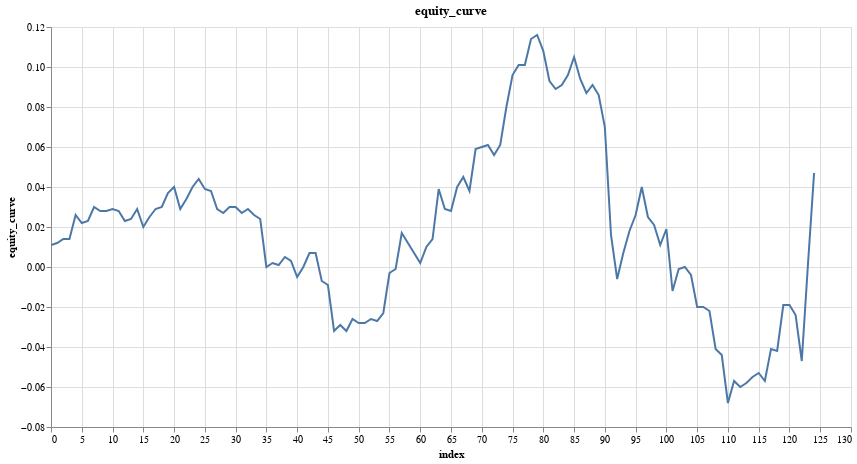

Write notebook code for a chart like this one.
### Code cell
features = ['close_log_return_lag_1']
model = LinearModel(len(features))
model_trades = research.learn_model_trades(ts.drop_nulls(), features, target, model, loss=nn.L1Loss())
research.plot_column(model_trades,'equity_curve')

### Figure 1 — Vega specification as saved in the notebook (floating-point values rounded to 4 significant figures)
{"$schema": "https://vega.github.io/schema/vega/v5.json", "data": [{"name": "param_9_store"}, {"name": "source_0", "values": [{"equity_curve": 0.011, "index": 0}, {"equity_curve": 0.012, "index": 1}, {"equity_curve": 0.014, "index": 2}, {"equity_curve": 0.014, "index": 3}, {"equity_curve": 0.026, "index": 4}, {"equity_curve": 0.022, "index": 5}, {"equity_curve": 0.023, "index": 6}, {"equity_curve": 0.03, "index": 7}, {"equity_curve": 0.028, "index": 8}, {"equity_curve": 0.028, "index": 9}, {"equity_curve": 0.029, "index": 10}, {"equity_curve": 0.028, "index": 11}, {"equity_curve": 0.023, "index": 12}, {"equity_curve": 0.024, "index": 13}, {"equity_curve": 0.029, "index": 14}, {"equity_curve": 0.02, "index": 15}, {"equity_curve": 0.025, "index": 16}, {"equity_curve": 0.029, "index": 17}, {"equity_curve": 0.03, "index": 18}, {"equity_curve": 0.037, "index": 19}, {"equity_curve": 0.04, "index": 20}, {"equity_curve": 0.029, "index": 21}, {"equity_curve": 0.034, "index": 22}, {"equity_curve": 0.04, "index": 23}, {"equity_curve": 0.044, "index": 24}, {"equity_curve": 0.039, "index": 25}, {"equity_curve": 0.038, "index": 26}, {"equity_curve": 0.029, "index": 27}, {"equity_curve": 0.027, "index": 28}, {"equity_curve": 0.03, "index": 29}, {"equity_curve": 0.03, "index": 30}, {"equity_curve": 0.027, "index": 31}, {"equity_curve": 0.029, "index": 32}, {"equity_curve": 0.026, "index": 33}, {"equity_curve": 0.024, "index": 34}, {"equity_curve": -0.0, "index": 35}, {"equity_curve": 0.002, "index": 36}, {"equity_curve": 0.001, "index": 37}, {"equity_curve": 0.005, "index": 38}, {"equity_curve": 0.003, "index": 39}, {"equity_curve": -0.005, "index": 40}, {"equity_curve": 0.0, "index": 41}, {"equity_curve": 0.007, "index": 42}, {"equity_curve": 0.007, "index": 43}, {"equity_curve": -0.007, "index": 44}, {"equity_curve": -0.009, "index": 45}, {"equity_curve": -0.032, "index": 46}, {"equity_curve": -0.029, "index": 47}, {"equity_curve": -0.032, "index": 48}, {"equity_curve": -0.026, "index": 49}, {"equity_curve": -0.028, "index": 50}, {"equity_curve": -0.028, "index": 51}, {"equity_curve": -0.026, "index": 52}, {"equity_curve": -0.027, "index": 53}, {"equity_curve": -0.023, "index": 54}, {"equity_curve": -0.003, "index": 55}, {"equity_curve": -0.001, "index": 56}, {"equity_curve": 0.017, "index": 57}, {"equity_curve": 0.012, "index": 58}, {"equity_curve": 0.007, "index": 59}, {"equity_curve": 0.002, "index": 60}, {"equity_curve": 0.01, "index": 61}, {"equity_curve": 0.014, "index": 62}, {"equity_curve": 0.039, "index": 63}, {"equity_curve": 0.029, "index": 64}, {"equity_curve": 0.028, "index": 65}, {"equity_curve": 0.04, "index": 66}, {"equity_curve": 0.045, "index": 67}, {"equity_curve": 0.038, "index": 68}, {"equity_curve": 0.059, "index": 69}, {"equity_curve": 0.06, "index": 70}, {"equity_curve": 0.061, "index": 71}, {"equity_curve": 0.056, "index": 72}, {"equity_curve": 0.061, "index": 73}, {"equity_curve": 0.08, "index": 74}, {"equity_curve": 0.096, "index": 75}, {"equity_curve": 0.101, "index": 76}, {"equity_curve": 0.101, "index": 77}, {"equity_curve": 0.114, "index": 78}, {"equity_curve": 0.116, "index": 79}, {"equity_curve": 0.108, "index": 80}, {"equity_curve": 0.093, "index": 81}, {"equity_curve": 0.089, "index": 82}, {"equity_curve": 0.091, "index": 83}, {"equity_curve": 0.096, "index": 84}, {"equity_curve": 0.105, "index": 85}, {"equity_curve": 0.094, "index": 86}, {"equity_curve": 0.087, "index": 87}, {"equity_curve": 0.091, "index": 88}, {"equity_curve": 0.086, "index": 89}, {"equity_curve": 0.07, "index": 90}, {"equity_curve": 0.016, "index": 91}, {"equity_curve": -0.006, "index": 92}, {"equity_curve": 0.007, "index": 93}, {"equity_curve": 0.018, "index": 94}, {"equity_curve": 0.026, "index": 95}, {"equity_curve": 0.04, "index": 96}, {"equity_curve": 0.025, "index": 97}, {"equity_curve": 0.021, "index": 98}, {"equity_curve": 0.011, "index": 99}, {"equity_curve": 0.019, "index": 100}, {"equity_curve": -0.012, "index": 101}, {"equity_curve": -0.001, "index": 102}, {"equity_curve": 0.0, "index": 103}, {"equity_curve": -0.004, "index": 104}, {"equity_curve": -0.02, "index": 105}, {"equity_curve": -0.02, "index": 106}, {"equity_curve": -0.022, "index": 107}, {"equity_curve": -0.041, "index": 108}, {"equity_curve": -0.044, "index": 109}, {"equity_curve": -0.068, "index": 110}, {"equity_curve": -0.057, "index": 111}, {"equity_curve": -0.06, "index": 112}, {"equity_curve": -0.058, "index": 113}, {"equity_curve": -0.055, "index": 114}, {"equity_curve": -0.053, "index": 115}, {"equity_curve": -0.057, "index": 116}, {"equity_curve": -0.041, "index": 117}, {"equity_curve": -0.042, "index": 118}, {"equity_curve": -0.019, "index": 119}, {"equity_curve": -0.019, "index": 120}, {"equity_curve": -0.024, "index": 121}, {"equity_curve": -0.047, "index": 122}, {"equity_curve": 0.001, "index": 123}, {"equity_curve": 0.047, "index": 124}]}, {"name": "source_0_x_domain_index", "values": [{"min": 0, "max": 124}]}, {"name": "source_0_y_domain_equity_curve", "values": [{"min": -0.068, "max": 0.116}]}], "signals": [{"name": "unit", "value": {}, "on": [{"events": "pointermove", "update": "isTuple(group()) ? group() : unit"}]}, {"name": "param_9", "update": "vlSelectionResolve(\"param_9_store\", \"union\")"}, {"name": "param_9_index", "on": [{"events": [{"source": "view", "type": "dblclick"}], "update": "null"}, {"events": {"signal": "param_9_translate_delta"}, "update": "panLinear(param_9_translate_anchor.extent_x, -param_9_translate_delta.x / width)"}, {"events": {"signal": "param_9_zoom_delta"}, "update": "zoomLinear(domain(\"x\"), param_9_zoom_anchor.x, param_9_zoom_delta)"}]}, {"name": "param_9_equity_curve", "on": [{"events": [{"source": "view", "type": "dblclick"}], "update": "null"}, {"events": {"signal": "param_9_translate_delta"}, "update": "panLinear(param_9_translate_anchor.extent_y, param_9_translate_delta.y / height)"}, {"events": {"signal": "param_9_zoom_delta"}, "update": "zoomLinear(domain(\"y\"), param_9_zoom_anchor.y, param_9_zoom_delta)"}]}, {"name": "param_9_tuple", "on": [{"events": [{"signal": "param_9_index || param_9_equity_curve"}], "update": "param_9_index && param_9_equity_curve ? {unit: \"\", fields: param_9_tuple_fields, values: [param_9_index,param_9_equity_curve]} : null"}]}, {"name": "param_9_tuple_fields", "value": [{"field": "index", "channel": "x", "type": "R"}, {"field": "equity_curve", "channel": "y", "type": "R"}]}, {"name": "param_9_translate_anchor", "value": {}, "on": [{"events": [{"source": "scope", "type": "pointerdown"}], "update": "{x: x(unit), y: y(unit), extent_x: domain(\"x\"), extent_y: domain(\"y\")}"}]}, {"name": "param_9_translate_delta", "value": {}, "on": [{"events": [{"source": "window", "between": [{"source": "scope", "type": "pointerdown"}, {"source": "window", "type": "pointerup"}], "consume": true, "type": "pointermove"}], "update": "{x: param_9_translate_anchor.x - x(unit), y: param_9_translate_anchor.y - y(unit)}"}]}, {"name": "param_9_zoom_anchor", "on": [{"events": [{"source": "scope", "consume": true, "type": "wheel"}], "update": "{x: invert(\"x\", x(unit)), y: invert(\"y\", y(unit))}"}]}, {"name": "param_9_zoom_delta", "on": [{"events": [{"source": "scope", "consume": true, "type": "wheel"}], "update": "pow(1.001, event.deltaY * pow(16, event.deltaMode))", "force": true}]}, {"name": "param_9_modify", "on": [{"events": {"signal": "param_9_tuple"}, "update": "modify(\"param_9_store\", param_9_tuple, true)"}]}], "marks": [{"type": "line", "name": "marks", "from": {"data": "source_0"}, "sort": {"field": "x"}, "encode": {"update": {"y": {"field": "equity_curve", "scale": "y"}, "defined": {"signal": "isValid(datum[\"index\"]) && isFinite(+datum[\"index\"]) && isValid(datum[\"equity_curve\"]) && isFinite(+datum[\"equity_curve\"])"}, "tooltip": {"signal": "{\"index\": format(datum[\"index\"], \"\"), \"equity_curve\": format(datum[\"equity_curve\"], \"\")}"}, "stroke": {"value": "#4c78a8"}, "x": {"field": "index", "scale": "x"}}}, "style": ["line"], "clip": true, "interactive": true}], "scales": [{"name": "x", "type": "linear", "domain": [{"signal": "(data(\"source_0_x_domain_index\")[0] || {}).min"}, {"signal": "(data(\"source_0_x_domain_index\")[0] || {}).max"}], "range": [0, {"signal": "width"}], "nice": true, "domainRaw": {"signal": "param_9[\"index\"]"}, "zero": false}, {"name": "y", "type": "linear", "domain": [{"signal": "(data(\"source_0_y_domain_equity_curve\")[0] || {}).min"}, {"signal": "(data(\"source_0_y_domain_equity_curve\")[0] || {}).max"}], "range": [{"signal": "height"}, 0], "domainRaw": {"signal": "param_9[\"equity_curve\"]"}, "nice": true, "zero": true}], "axes": [{"scale": "x", "gridScale": "y", "zindex": 0, "tickCount": {"signal": "ceil(width/40)"}, "minExtent": 0, "labels": false, "domain": false, "ticks": false, "aria": false, "orient": "bottom", "grid": true, "maxExtent": 0}, {"scale": "y", "maxExtent": 0, "grid": true, "labels": false, "tickCount": {"signal": "ceil(height/40)"}, "orient": "left", "aria": false, "minExtent": 0, "ticks": false, "gridScale": "x", "zindex": 0, "domain": false}, {"scale": "x", "title": "index", "labelOverlap": true, "tickCount": {"signal": "ceil(width/40)"}, "zindex": 0, "labelFlush": true, "orient": "bottom", "grid": false}, {"scale": "y", "tickCount": {"signal": "ceil(height/40)"}, "orient": "left", "grid": false, "title": "equity_curve", "zindex": 0, "labelOverlap": true}], "title": {"text": "equity_curve", "frame": "group"}, "background": "white", "width": 800, "padding": 5, "height": 400, "style": "cell"}
